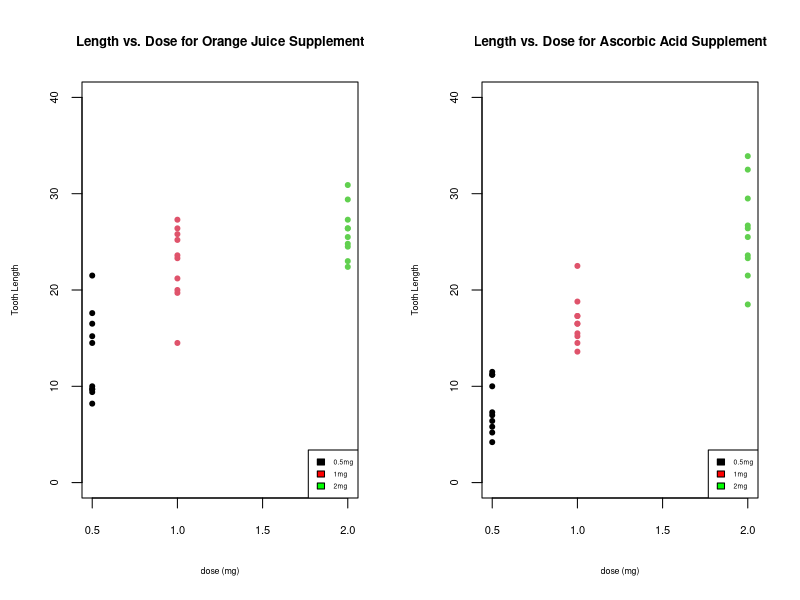
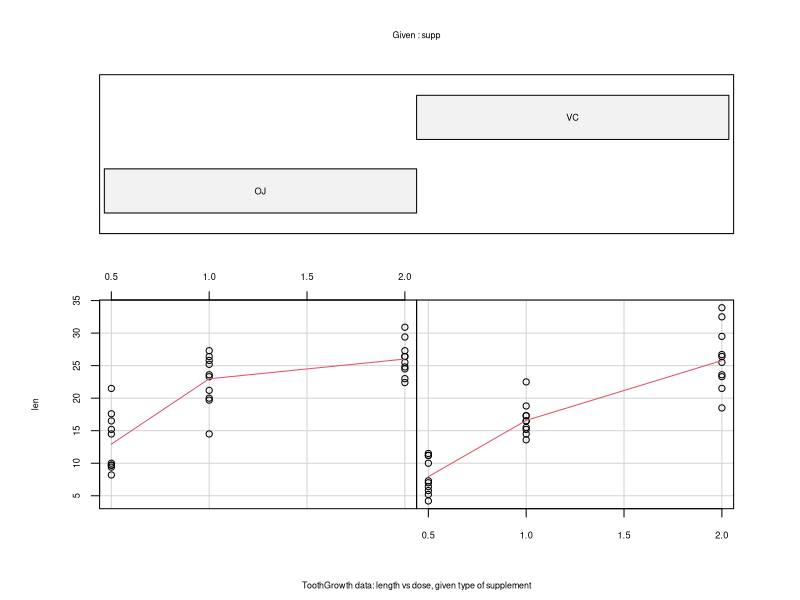

The R source for these figures, in order:
## ---- chunk 1
Sys.setlocale("LC_ALL", "C")
## ---- chunk 2
require(datasets)
rawData <- ToothGrowth
str(rawData)
## ---- chunk 3

## ---- chunk 4

## ---- chunk 5

## ---- chunk 6

## ---- chunk 7
require(graphics)
rawData_OJ <- rawData[rawData$supp == "OJ",]
rawData_OJ$doseF <- as.factor(rawData_OJ$dose)
rawData_VC <- rawData[rawData$supp == "VC",]
rawData_VC$doseF <- as.factor(rawData_VC$dose)

par(ps = 8, cex.lab = 0.8, mfcol = c(1,2))
plot(rawData_OJ$dose, rawData_OJ$len, col = c(rawData_OJ$doseF), pch = 20, main ="Length vs. Dose for Orange Juice Supplement", xlab = "dose (mg)", ylab ="Tooth Length", ylim=c(0, 40))
legend("bottomright",cex = 0.6, fill = c("black","red","green"), legend = c("0.5mg","1mg","2mg"))

plot(rawData_VC$dose, rawData_VC$len, col = c(rawData_VC$doseF), pch = 20, main ="Length vs. Dose for Ascorbic Acid Supplement", xlab = "dose (mg)", ylab ="Tooth Length", , ylim=c(0, 40))
legend("bottomright",cex = 0.6, fill = c("black","red","green"), legend = c("0.5mg","1mg","2mg"))
## ---- chunk 8
len_OJ <- rawData[rawData$supp == "OJ",]$len
len_OJ_05 <- rawData[rawData$supp == "OJ" & rawData$dose == 0.5,]$len
len_OJ_10 <- rawData[rawData$supp == "OJ" & rawData$dose == 1.0,]$len
len_OJ_20 <- rawData[rawData$supp == "OJ" & rawData$dose == 2.0,]$len

len_VC <- rawData[rawData$supp == "VC",]$len
len_VC_05 <- rawData[rawData$supp == "VC" & rawData$dose == 0.5,]$len
len_VC_10 <- rawData[rawData$supp == "VC" & rawData$dose == 1.0,]$len
len_VC_20 <- rawData[rawData$supp == "VC" & rawData$dose == 2.0,]$len
## ---- chunk 9
getStatistics <- function(data){
  return (list(n = length(data), mean = mean(data), sd = round(sd(data),digits = 3)))
}

##OJ Statistics
stats_OJ_05 <- getStatistics(len_OJ_05)
stats_OJ_10 <- getStatistics(len_OJ_10)
stats_OJ_20 <- getStatistics(len_OJ_20)

##VC Statistics
stats_VC_05 <- getStatistics(len_VC_05)
stats_VC_10 <- getStatistics(len_VC_10)
stats_VC_20 <- getStatistics(len_VC_20)
## ---- chunk 10
t.testOJ_10_vs_05 <- t.test(len_OJ_10, len_OJ_05, paired = FALSE, var.equal = TRUE)
t.testOJ_20_vs_05 <- t.test(len_OJ_20, len_OJ_05, paired = FALSE, var.equal = TRUE)
t.testOJ_20_vs_10 <- t.test(len_OJ_20, len_OJ_10, paired = FALSE, var.equal = TRUE)

t.testVC_10_vs_05 <- t.test(len_VC_10, len_VC_05, paired = FALSE, var.equal = TRUE)
t.testVC_20_vs_05 <-t.test(len_VC_20, len_VC_05, paired = FALSE, var.equal = TRUE)
t.testVC_20_vs_10 <-t.test(len_VC_20, len_VC_10, paired = FALSE, var.equal = TRUE)

t.testOJ_05_vs_VC_05 <- t.test(len_OJ_05, len_VC_05, paired = FALSE, var.equal = TRUE)
t.testOJ_10_vs_VC_10 <- t.test(len_OJ_10, len_VC_10, paired = FALSE, var.equal = TRUE)
t.testOJ_20_vs_VC_20 <- t.test(len_OJ_20, len_VC_20, paired = FALSE, var.equal = TRUE)

t.testOJ_vs_VC <- t.test(len_OJ, len_VC, paired = FALSE, var.equal = TRUE)
## ---- chunk 11
require(graphics)
par(ps = 8, cex.lab = 0.8)
coplot(len ~ dose | supp, data = rawData, panel = panel.smooth, xlab = "ToothGrowth data: length vs dose, given type of supplement")
## ---- chunk 12
##OJ - Orange Juice
s_lenData_OJ_05 <- rawData[rawData$supp == "OJ" & rawData$dose == 0.5,]$len
n_OJ_05 <- length(s_lenData_OJ_05)
mean_OJ_05 <- mean(s_lenData_OJ_05)
sd_OJ_05 <- sd(s_lenData_OJ_05)

s_lenData_OJ_10 <- rawData[rawData$supp == "OJ" & rawData$dose == 1.0,]$len
n_OJ_10 <- length(s_lenData_OJ_10)
mean_OJ_10 <- mean(s_lenData_OJ_10)
sd_OJ_10 <- sd(s_lenData_OJ_10)

s_lenData_OJ_20 <- rawData[rawData$supp == "OJ" & rawData$dose == 2.0,]$len
n_OJ_20 <- length(s_lenData_OJ_20)
mean_OJ_20 <- mean(s_lenData_OJ_20)
sd_OJ_20 <- sd(s_lenData_OJ_20)

##VC - ascorbic acid
s_lenData_VC_05 <- rawData[rawData$supp == "VC" & rawData$dose == 0.5,]$len
n_VC_05 <- length(s_lenData_VC_05)
mean_VC_05 <- mean(s_lenData_VC_05)
sd_VC_05 <- sd(s_lenData_VC_05)

s_lenData_VC_10 <- rawData[rawData$supp == "VC" & rawData$dose == 1.0,]$len
n_VC_10 <- length(s_lenData_VC_10)
mean_VC_10 <- mean(s_lenData_VC_10)
sd_VC_10 <- sd(s_lenData_VC_10)

s_lenData_VC_20 <- rawData[rawData$supp == "VC" & rawData$dose == 2.0,]$len
n_VC_20 <- length(s_lenData_VC_20)
mean_VC_20 <- mean(s_lenData_VC_20)
sd_VC_20 <- sd(s_lenData_VC_20)
